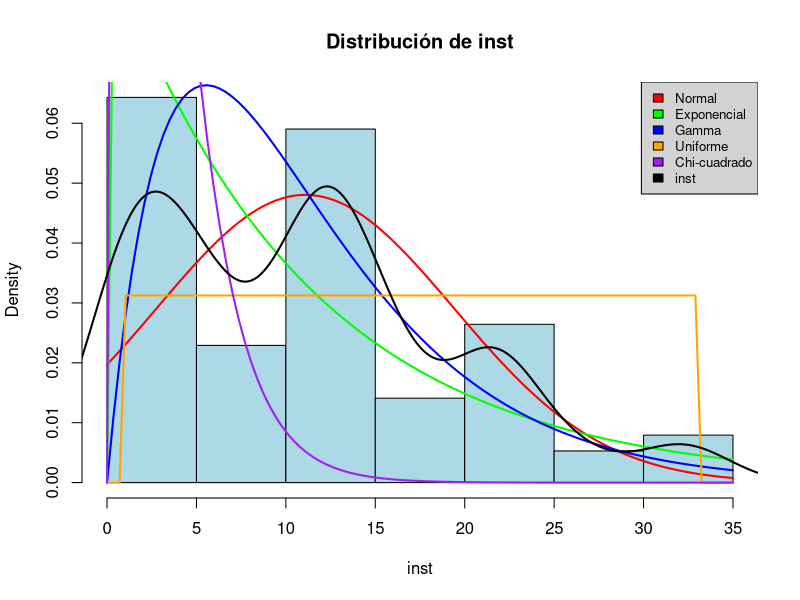
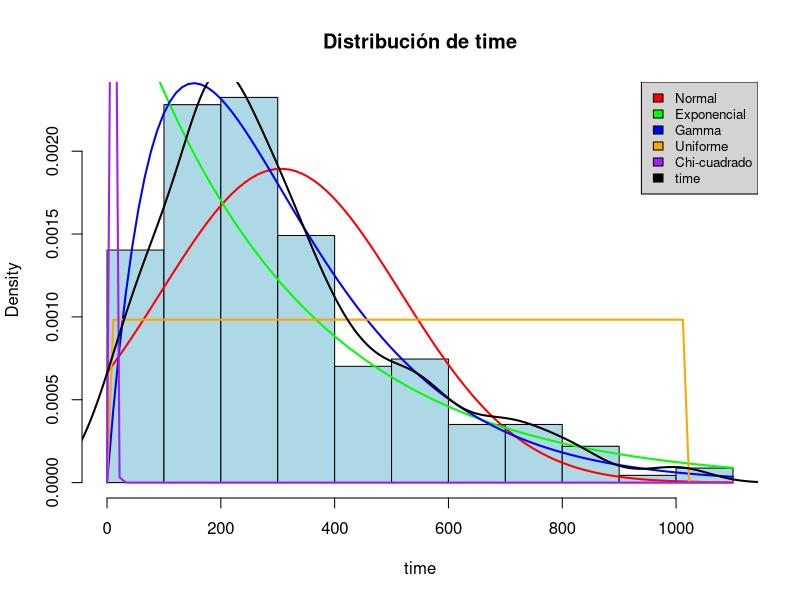
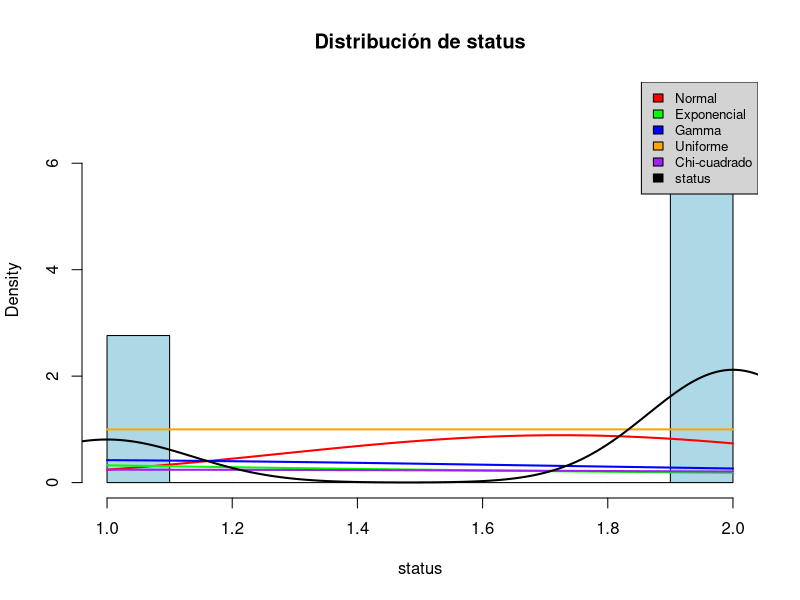
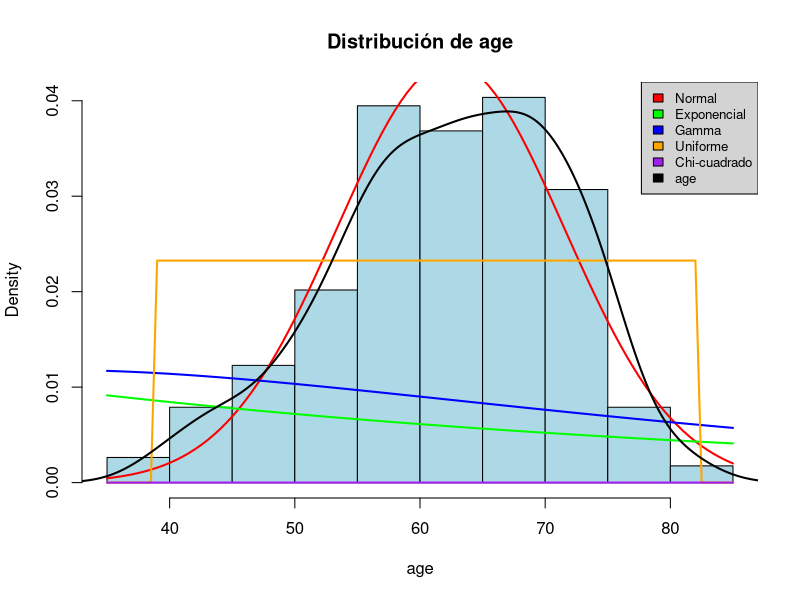
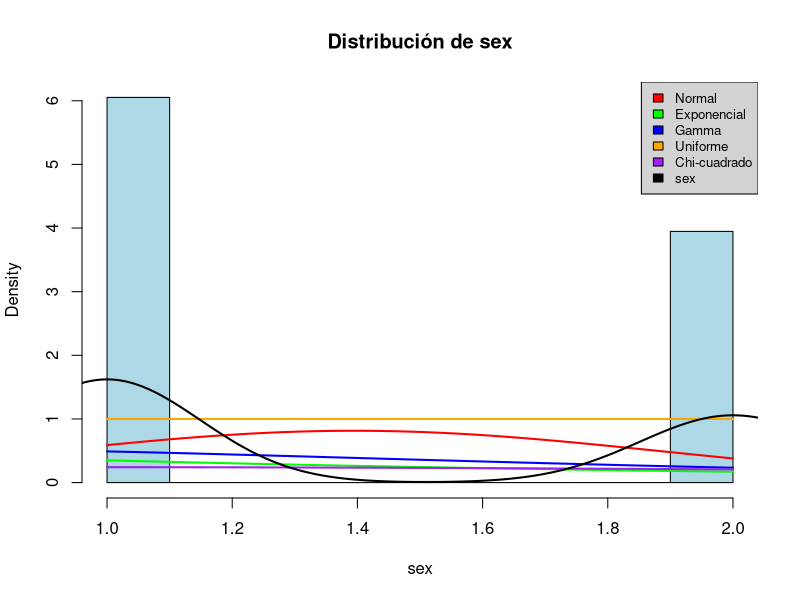
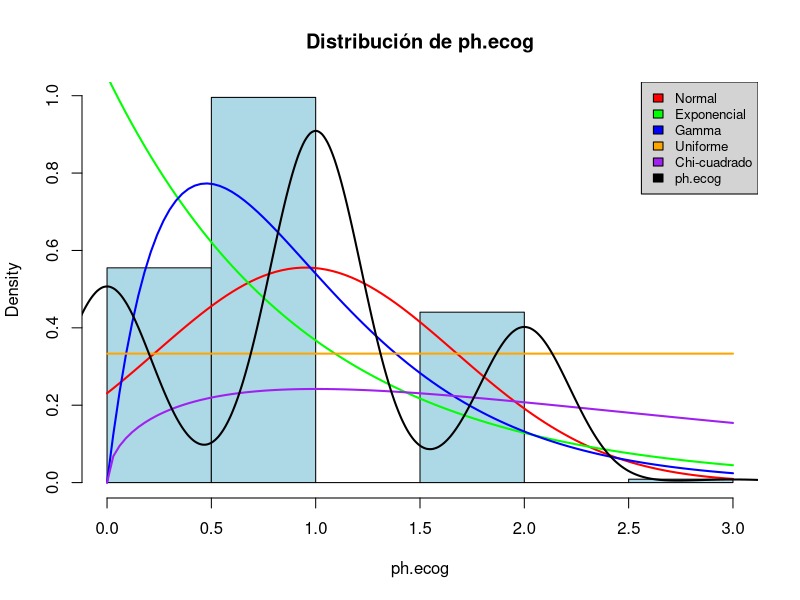
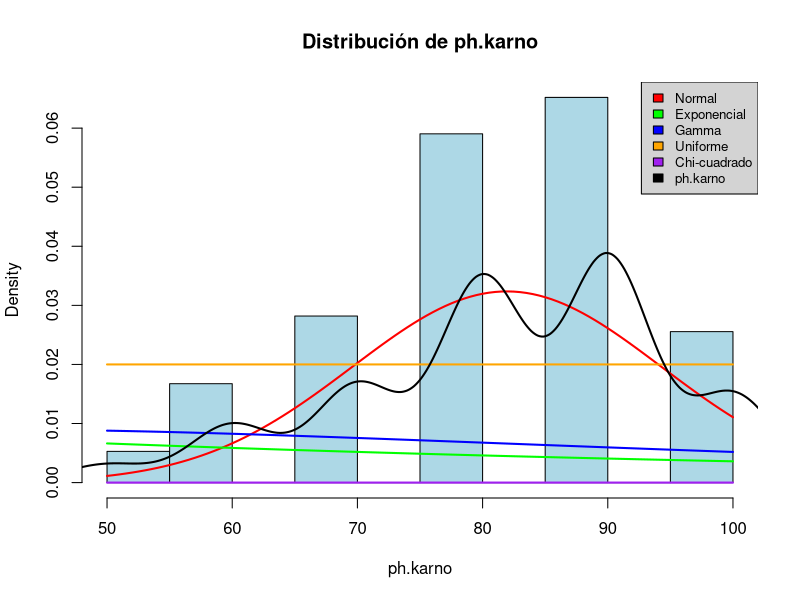
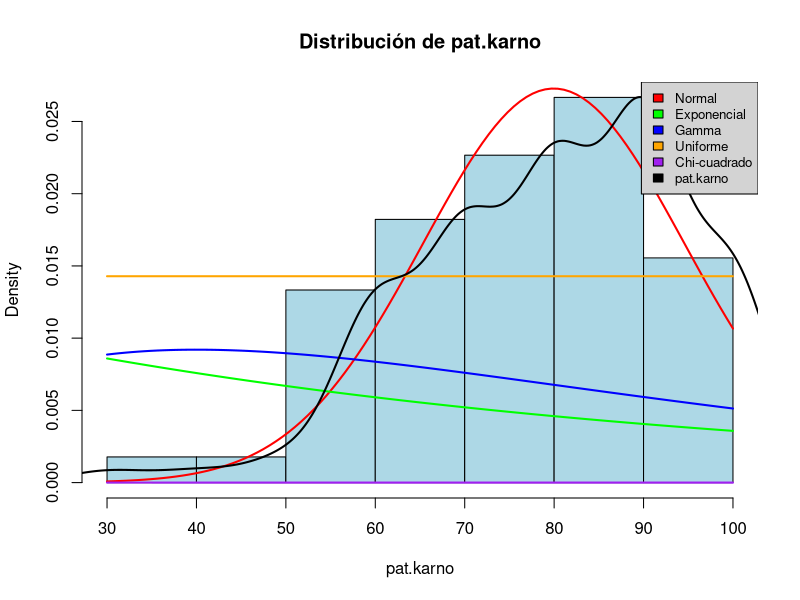

Recreate these plots in R, in order.
# Instalar y cargar la librería NHANES y nortest
#install.packages("NHANES")
#install.packages("nortest")
library(survival)
library(nortest)

# Cargar el dataset
#data("lung")

#write.csv(lung, file = "E:/Proyectos/Lung-E-2025", row.names = FALSE)

# Función para calcular la moda
get_mode <- function(x) {
  ux <- unique(x)
  ux[which.max(tabulate(match(x, ux)))]
}

# Función para graficar la distribución de probabilidad y las distribuciones de variables aleatorias conocidas
plot_distribution <- function(data, var_name) {
  if (is.numeric(data) && length(data) > 1 && !all(is.na(data))) {
    hist(data, freq = FALSE, main = paste("Distribución de", var_name), xlab = var_name, col = "lightblue")
    curve(dnorm(x, mean = mean(data, na.rm = TRUE), sd = sd(data, na.rm = TRUE)), col = "red", lwd = 2, add = TRUE)
    curve(dexp(x, rate = 1/mean(data, na.rm = TRUE)), col = "green", lwd = 2, add = TRUE)
    curve(dgamma(x, shape = 2, rate = 2/mean(data, na.rm = TRUE)), col = "blue", lwd = 2, add = TRUE)
    curve(dunif(x, min = min(data, na.rm = TRUE), max = max(data, na.rm = TRUE)), col = "orange", lwd = 2, add = TRUE)
    curve(dchisq(x, df = 3), col = "purple", lwd = 2, add = TRUE)
    lines(density(data, na.rm = TRUE), col = "black", lwd = 2, add = TRUE)
    
    
    legend("topright", 
           legend = c("Normal", "Exponencial", "Gamma", "Uniforme", "Chi-cuadrado", var_name), 
           fill = c("red", "green", "blue", "orange", "purple", "black"), 
           cex = 0.8, 
           text.col = "black", 
           bg = 'lightgray', 
           box.lwd = 1)
    
    #legend("topright", legend = c("Normal", var_name), fill = c("red", "black"))
  } else {
    warning(paste("La variable", var_name, "no es numérica o contiene datos insuficientes"))
  }
}

# Iterar sobre cada variable del dataset
for (var in names(lung)) {
  data <- lung[[var]]
  
  if (is.numeric(data)) {
    # Test de normalidad Kolmogorov-Smirnov
    test_result <- ad.test(data)
    #cat("Variable:", var, "\n")
    
    # Determinar si cumple con la normalidad
    if (test_result$p.value > 0.01) {
      cat("Cumple con la normalidad (p-value:", test_result$p.value, ")\n")
    } else {
      cat("No cumple con la normalidad (p-value:", test_result$p.value, ")\n")
    }
    
    #Medidas de tendencia central
    central_measures <- c(mean = mean(data, na.rm = TRUE), mode = get_mode(data), median = median(data, na.rm = TRUE),
                          Q1 = quantile(data, 0.25, na.rm = TRUE), Q3 = quantile(data, 0.75, na.rm = TRUE))
    
    #Medidas de variabilidad
    variability_measures <- c(max = max(data, na.rm = TRUE), min = min(data, na.rm = TRUE), range = max(data, na.rm = TRUE) - min(data, na.rm = TRUE),
                             variance = var(data, na.rm = TRUE), sd = sd(data, na.rm = TRUE), cv = sd(data, na.rm = TRUE) / mean(data, na.rm = TRUE))
    
    #Imprimir las medidas
    cat("Variable:", var, "\n")
    cat("Medidas de tendencia central:\n")
    print(central_measures)
    cat("Medidas de variabilidad:\n")
    print(variability_measures)
    
    # QQ plot con línea roja
    #qqnorm(data, main = paste("QQ plot de", var))
    #qqline(data, col = "red")
    
    # Gráfico de distribución de probabilidad y distribuciones conocidas
    plot_distribution(data, var)
  } else {
    warning(paste("La variable", var, "no es numérica o contiene datos insuficientes"))
  }
}
